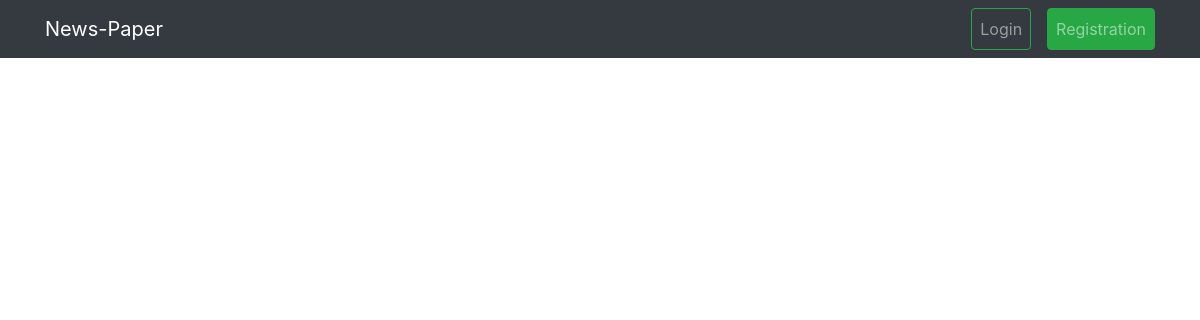
/articles/, run on an earlier commit of the app's database.
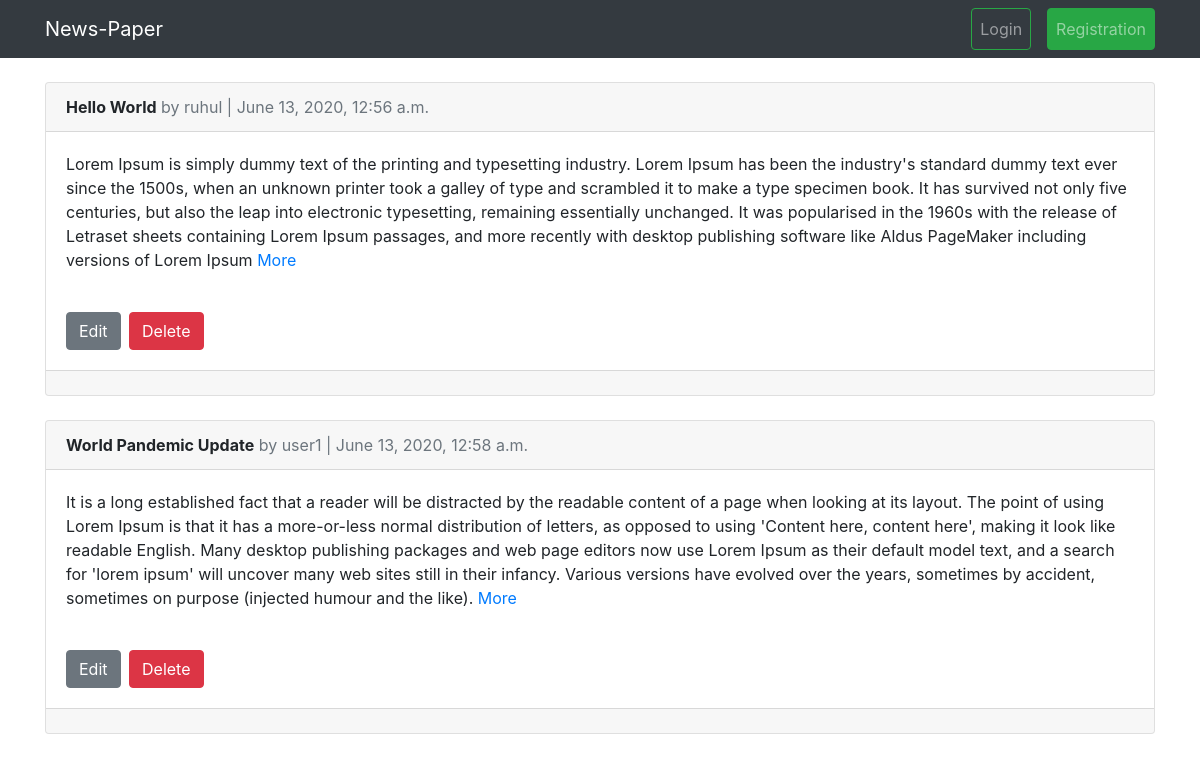
And on a later commit of the database.
### articles/models.py (models this page shows, shortened)
class Article(models.Model):
    title = models.CharField(max_length = 255)
    body = models.TextField()
    date = models.DateTimeField(auto_now_add = True)
    author = models.ForeignKey(get_user_model(),on_delete = models.CASCADE)

### users/models.py (models this page shows)
class CustomUser(AbstractUser):
    age = models.PositiveIntegerField(null = True, blank = True)

### articles/views.py (the view)
# urls.py: path('',ArticleListView.as_view(),name = 'article_list'),
class ArticleListView(ListView):
    model = Article
    template_name = 'articles/article_list.html'

### templates/articles/article_list.html (shortened to what this page needs)
{% extends 'base.html' %}
{% block content %}
    <div class="container">
        <br>
        {% for article in object_list %}
            <div class="card">
                <div class="card-header">
                    <span class="font-weight-bold">{{ article.title }}</span>
                    <span class="text-muted">by {{ article.author }} | {{ article.date}}</span>
                </div>
                <div class="card-body">
                    <p>{{ article.body}} <a href="">More</a></p>
                    <br>
                    <a class="btn btn-secondary" href="{% url 'article_edit' article.pk %}">Edit</a>
                    <a class="btn btn-danger ml-1" href="{% url 'article_delete' article.pk %}">Delete</a>
                </div>
                <div class="card-footer text-muted">
                </div>
            </div>
            <br>
        {% endfor %}
    </div>
{% endblock %}

### templates/base.html (shortened to what this page needs)
<!DOCTYPE html>
<html lang="en">
<head>
    <link rel="stylesheet" href="https://stackpath.bootstrapcdn.com/bootstrap/4.4.1/css/bootstrap.min.css">
</head>
<body>
    <header>
        <nav class="navbar navbar-expand-lg navbar-dark bg-dark">
            <div class="container">
            <a class="navbar-brand" href="{% url 'index'%}">News-Paper</a>
            <div class="collapse navbar-collapse" id="navbarNavDropdown">
            {% if user.is_authenticated %}
              <ul class="navbar-nav ml-auto mr-5">
                <li class="nav-item dropdown">
                  <a class="nav-link dropdown-toggle" href="#" id="navbarDropdownMenuLink" role="button" data-toggle="dropdown" aria-haspopup="true" aria-expanded="false">
                    {{ user.username }}
                  </a>
                  <div class="dropdown-menu" aria-labelledby="navbarDropdownMenuLink">
                    <a class="dropdown-item" href="{% url 'password_change' %}">Change Password</a>
                    <a class="dropdown-item" href="{% url 'logout' %}">Logout</a>
                  </div>
                </li>
              </ul>
            {% else %}
                <ul class="navbar-nav ml-auto">
                    <li class="nav-item mr-3" >
                        <a class="nav-link btn btn-outline-success" href="{% url 'login'%}">Login</a>
                    </li>
                    <li class="nav-item">
                        <a class="nav-link btn btn-success" href="{% url 'register'%}">Registration</a>
                    </li>
                </ul>
            {% endif %}
            </div>
        </div>
          </nav>
    </header>
    <main>
        {% block content%}
        {% endblock %}
    </main>
</body>
</html>

What changed in the data, as far as the page shows it:
added Article: title "Hello World", author "ruhul", date "June 13, 2020, 12:56 a.m.", body "Lorem Ipsum is simply dummy text of the printing and typesetting industry. Lorem Ipsum has been the industry's standard dummy text ever since the 1500s, when an unknown printer took a galley of type and scrambled it to make a type specimen book. It has survived not only five centuries, but also the leap into electronic typesetting, remaining essentially unchanged. It was popularised in the 1960s with the release of Letraset sheets containing Lorem Ipsum passages, and more recently with desktop publishing software like Aldus PageMaker including versions of Lorem Ipsum"
added Article: title "World Pandemic Update", author "user1", date "June 13, 2020, 12:58 a.m.", body "It is a long established fact that a reader will be distracted by the readable content of a page when looking at its layout. The point of using Lorem Ipsum is that it has a more-or-less normal distribution of letters, as opposed to using 'Content here, content here', making it look like readable English. Many desktop publishing packages and web page editors now use Lorem Ipsum as their default model text, and a search for 'lorem ipsum' will uncover many web sites still in their infancy. Various versions have evolved over the years, sometimes by accident, sometimes on purpose (injected humour and the like)."
